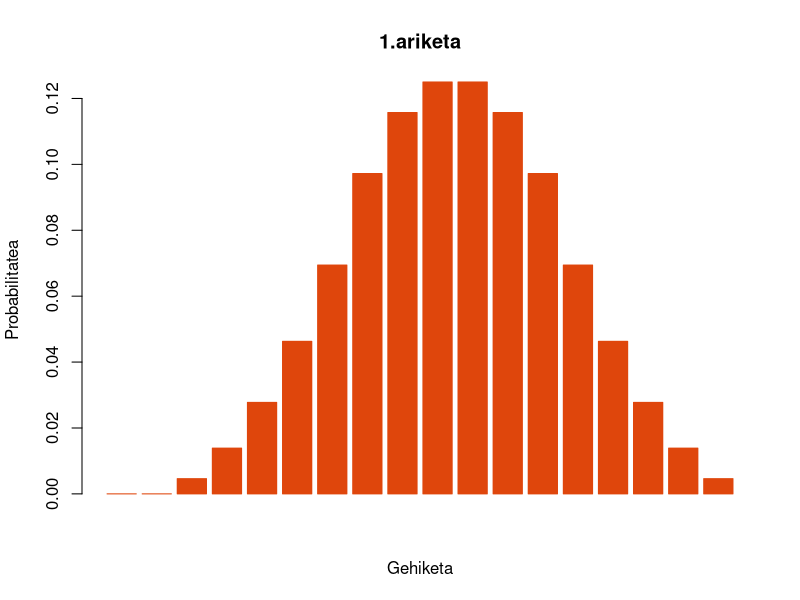
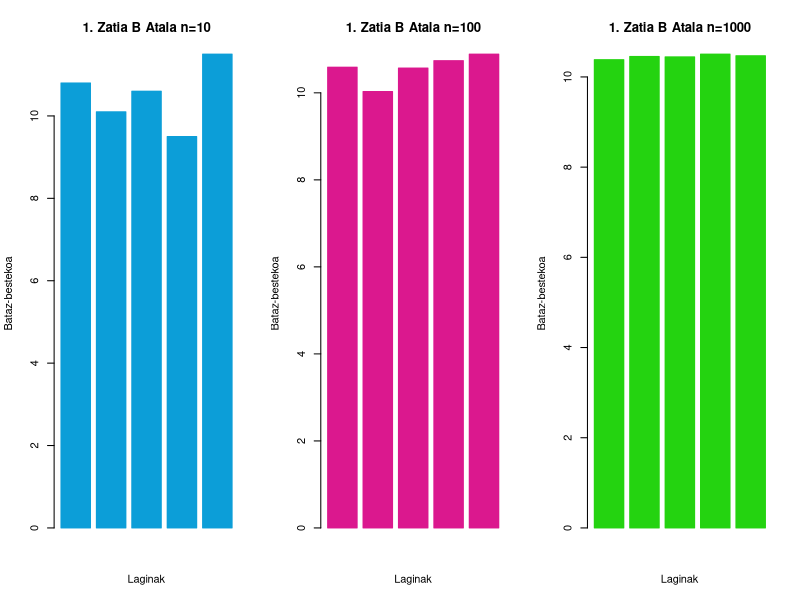
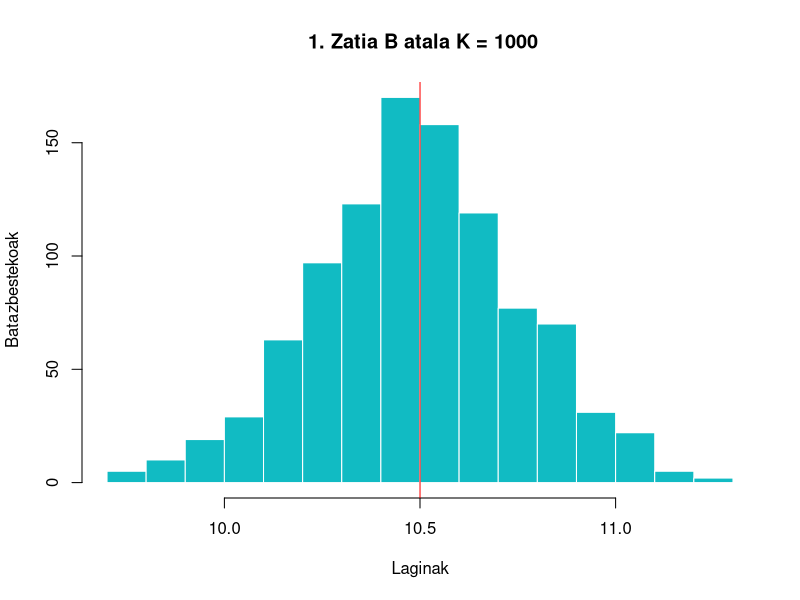

R code for these plots, in order:
# ======================================================
#
#                           Lehenengo 
#                             Zatia
#
# ======================================================


# A azpiatala 
#---------------------------------------------------------------------------------------------------------------
# Testu ingurua: 

# Hiru dado botako ditugu eta X ≡‘hiru dadoen batura’ hartuko dugu.
# Datuak aztertu eta hurrengo konklusiora ailegatu gara:

# 3 dado bota eta gero haien harteko baturen konbinazio posibleak guztiak haue dira: 6*6*6 = 6^3 = 216

# Jakinda konbinazio posible guztiak goazen haien distribuzioa lortzera: 

num = 0
dadoKasuenBektorea = c(replicate(18,0))
for(dado1 in 1:6)
{
  for(dado2 in 1:6)
  {
    for(dado3 in 1:6)
    {
      num = dado1 + dado2 + dado3
      dadoKasuenBektorea[num] = dadoKasuenBektorea[num] + 1
    }
  }
}



probabilitateenBektorea = c(replicate(18,0))
probabilitateenBektorea = dadoKasuenBektorea/216
laginekoElementuKopurua = length(probabilitateenBektorea)
# Azalpena: bektorean zenbaki bakoitza ateratzeko probabilitatea gordeko da baina taula ulergarria izan dadin bakarrik konbinazio posibleak adierazten dira
# Lortutako konbinazio posibleak: ---------------------------------------------
  #  ----------
  #  | 1 |  0 |
  #  | --------
  #  | 2 |  0 |
  #  | --------
  #  | 3 |  1 |
  #  | --------
  #  | 4 |  3 |
  #  | --------
  #  | 5 |  6 |
  #  | --------
  #  | 6 |  10 |
  #  | --------
  #  | 7 |  15 |
  #  | --------
  #  | 8 |  21 |
  #  | --------
  #  | 9 |  25 |
  #  | --------
  #  | 10 |  27 |
  #  | --------
  #  | 11 |  27 |
  #  | --------
  #  | 12 |  25 |
  #  | --------
  #  | 13 |  21 |
  #  | --------
  #  | 14 |  15 |
  #  | --------
  #  | 15 |  10 |
  #  | --------
  #  | 16 |  6 |
  #  | --------
  #  | 17 |  3 |
  #  | --------
  #  | 18 |  1 |
  #  | --------
#-----------------------------------------------------------------------------

# Ikus dezakegu gure datuak banaketa normala jarraitzen dutela. 
# Zentzuzkoa baita, izan ere, zorizko aldagaien arteko batura azko egiten hari garelako.

# Irudikatu barra diagrama 
barplot(probabilitateenBektorea,
        main="1.ariketa",
        xlab="Gehiketa",
        ylab="Probabilitatea",
        col="#DF460C",
        border="#DF460C")


# sum() funtzioarekin errore bat dela eta aukeratuko dugu for baten bidez egitea.
itxaropena = 0 
for(i in 1:18)
{
  itxaropena = itxaropena + (i*probabilitateenBektorea[i])
}

# Bariantza kalkulatuko dugu:
# R-k kuasibariantza kalkulatzen duenez eskuz edo kodearen bidez kalkulatuko dugu.

bariantza = 0
batazBestekoa = mean(probabilitateenBektorea)
# kasu honetan sum funtzioak ez du errorerik ematen hori dela eta erbiliko dugu
bariantza = (1/laginekoElementuKopurua * (sum(probabilitateenBektorea^2))) - batazBestekoa^2




# B azpiatala 
#---------------------------------------------------------------------------------------------------------------
# Testu ingurua: 

# X zorizko aldagaiaren balioak simulatuko dituzu eta bertatik ateratako zorizko
# laginean eraikitako X¯ estatistikoaren lagin-banaketa nolakoa den aztertu.

# Ondoren, 3 dado n aldiz jakin batzuen jaurtiketa egingo dugu eta esperimentu bakoitzean lortutako emaitzen batez bestekoa kalkulatuko dugu. 
# Esperimentu hau 5 aldiz errepikatuko da, n: 10, 100 eta 1000rako balio desberdinak erabiliz.
# Esperimentu bakoitzaren datuak gordetzeko, 5 posizioko bektore bat erabiliko dugu, bat esperimentuaren errepikapen bakoitzerako. 
# Ondoren, datuak eta horiek ordezkatzen dituen grafiko bat erakutsiko dira.


# Simulaziekin hasi baino lehen argituko dugu runif() funtzioak 1 ,6 balioek sortuko dituela baina ez dira zehatzak izango, hau da,
# komarekin adieraziko dituela, hori dela eta, round() funtzioaren bidez borodilduko ditugu.





# --------------------------------------------- N = 10 ---------------------------------------------


n = 10
dadoSimulazio10 = c()


for(i in 1:5)
{
  laginenBatura = 0
  # 3 dadoen banaketa uniformeen batura
  for(j in 1:3)
  {
    lagina = runif(n, min = 1, max = 6)
    laginaBorobilduta = round(lagina)
    laginenBatura = laginenBatura + laginaBorobilduta
  }
  laginenBatazBestekoa = mean(laginenBatura)
  dadoSimulazio10[i] = laginenBatazBestekoa
}

# --------------------------------------------- N = 100 ---------------------------------------------


n = 100
dadoSimulazio100 = c()


for(i in 1:5)
{
  laginenBatura = 0
  # 3 dadoen banaketa uniformeen batura
  for(j in 1:3)
  {
    lagina = runif(n, min = 1, max = 6)
    laginaBorobilduta = round(lagina)
    laginenBatura = laginenBatura + laginaBorobilduta
  }
  laginenBatazBestekoa = mean(laginenBatura)
  dadoSimulazio100[i] = laginenBatazBestekoa
}


# --------------------------------------------- N = 1000 ---------------------------------------------


n = 1000
dadoSimulazio1000 = c()


for(i in 1:5)
{
  laginenBatura = 0
  # 3 dadoen banaketa uniformeen batura
  for(j in 1:3)
  {
    lagina = runif(n, min = 1, max = 6)
    laginaBorobilduta = round(lagina)
    laginenBatura = laginenBatura + laginaBorobilduta
  }
  laginenBatazBestekoa = mean(laginenBatura)
  dadoSimulazio1000[i] = laginenBatazBestekoa
}


# Hiru bektoreen emaitzak erakutziko ditugu barra diagrama batean haien portaera aztertzeko

par(mfrow=c(1,3))

barplot(dadoSimulazio10,
        main="1. Zatia B Atala n=10",
        xlab="Laginak",
        ylab="Bataz-bestekoa",
        col="#0C9ED8",
        border="#0C9ED8")


barplot(dadoSimulazio100,
        main="1. Zatia B Atala n=100",
        xlab="Laginak",
        ylab="Bataz-bestekoa",
        col="#DB188E",
        border="#DB188E")


barplot(dadoSimulazio1000,
        main="1. Zatia B Atala n=1000",
        xlab="Laginak",
        ylab="Bataz-bestekoa",
        col="#24D310",
        border="#24D310")

par(mfrow=c(1,1))

dadoSimulazio10
dadoSimulazio100
dadoSimulazio1000


# Grafikoei eta datuen portaerari erreparatuz gero, datu gehiago ditugun heinean, aurreko atalean kalkulatutako itxaropenaren antzeko balioak lortzen ditugu (10.5). 
# Horrek adierazten du laginetatik lortutako datuak fidagarriak direla.


# X-ren banaketa teorikoa kalkulatzeko, hiru dado 100 aldiz jaurtitzeko eta haren batez bestekoa 1000 aldiz kalkulatzeko esperimentua errepikatuko dugu. 
# Horretarako, batezbesteko bakoitza 1000 elementuko bektore batean gordeko dugu, bat esperimentu bakoitzeko. 
# Ondoren, banaketa histograma baten eta haren "itxaropena" markatuko duen lerro baten bidez erakutsiko dugu.

K = 1000
n = 100
dadoLagina1000 = c()
for(i in 1:K)
{
  laginenBatura = 0 
  for(j in 1:3)
  {
    lagina = runif(n, min = 1, max = 6)
    laginaBorobilduta = round(lagina)
    laginenBatura = laginenBatura + laginaBorobilduta
  }
  laginarenBatazBestekoa = mean(laginenBatura)
  dadoLagina1000[i] = laginarenBatazBestekoa
}

# histograma irudikatu 

hist(dadoLagina1000, 
        main=" 1. Zatia B atala K = 1000",
        xlab= "Laginak",
        ylab= "Batazbestekoak",
        col= "#11BBC3",
        border = "#ffffff")


# itxaropen teorikoa irudikatu

abline(v = mean(dadoLagina1000), col = "red" )



